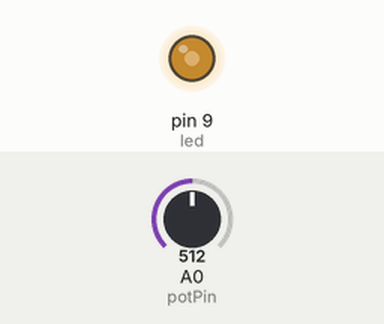
The sketch below on a simulated Arduino Uno, built with avr-gcc and run on an emulated ATmega328P. Parts: output pins drawn as LEDs (lit = HIGH). Inputs (shaded band) come from the test bench; at power-on: A0 (potPin) = 512.

Above: at 1.2 s.
1.3 s: A0 (potPin) set to 716
At 2.0 s:
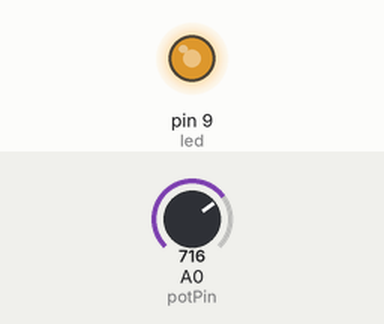
2.8 s: A0 (potPin) set to 900
At 3.2 s:
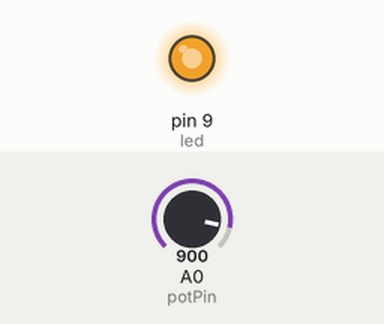
4.3 s: A0 (potPin) set to 122
At 5.5 s:
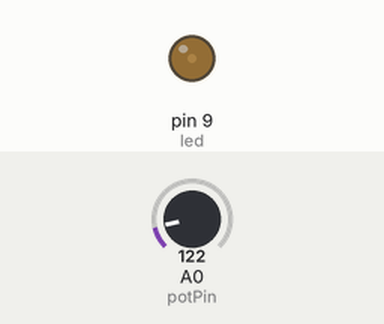
5.8 s: A0 (potPin) set to 0
At 6.6 s:
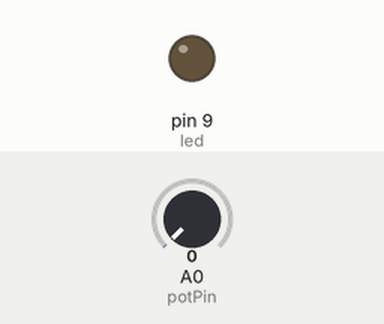
7.3 s: A0 (potPin) set to 511
At 7.8 s:
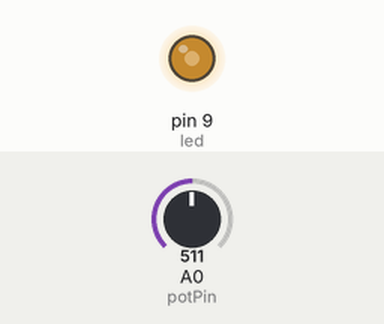
Timing chart, 0 to 9.8 s (numbered marks = the images above; inputs shaded):
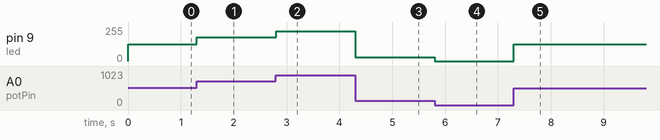

Measured:
- after the input at 1.3 s, pin 9 (led): 127/255 → 178/255 at once
- after the input at 2.8 s, pin 9 (led): 178/255 → 224/255 at once
- after the input at 4.3 s, pin 9 (led): 224/255 → 30/255 at once
- after the input at 5.8 s, pin 9 (led): 30/255 → 0/255 at once
- after the input at 7.3 s, pin 9 (led): 0/255 → 127/255 at once

The sketch:

sketch_mar18b_project7_controlledbrightness.ino
```cpp
int potPin = A0;
int led = 9;
int val = 0;
void setup() {
pinMode(led, OUTPUT);
}
void loop() {
val = analogRead(potPin);
val = map(val, 0, 1023, 0, 255);
analogWrite(led, val);
}
```
